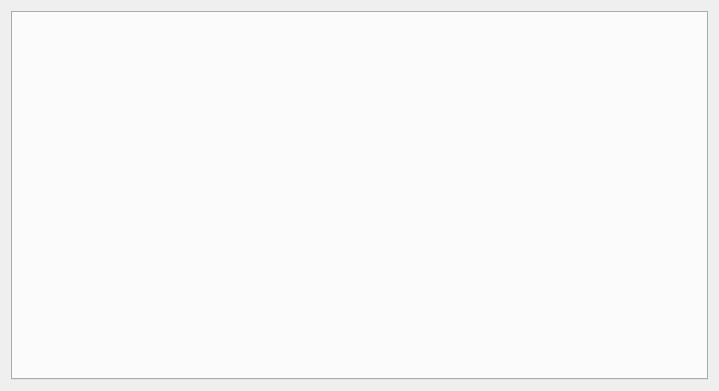
<?xml version="1.0" encoding="UTF-8"?>
<ui version="4.0">
 <class>checkmanview</class>
 <widget class="QWidget" name="checkmanview">
  <property name="geometry">
   <rect>
    <x>0</x>
    <y>0</y>
    <width>719</width>
    <height>391</height>
   </rect>
  </property>
  <property name="windowTitle">
   <string>Учёт</string>
  </property>
  <layout class="QVBoxLayout" name="verticalLayout">
   <item>
    <widget class="QTabWidget" name="tabWidget">
     <property name="currentIndex">
      <number>-1</number>
     </property>
    </widget>
   </item>
  </layout>
 </widget>
 <resources/>
 <connections/>
</ui>
